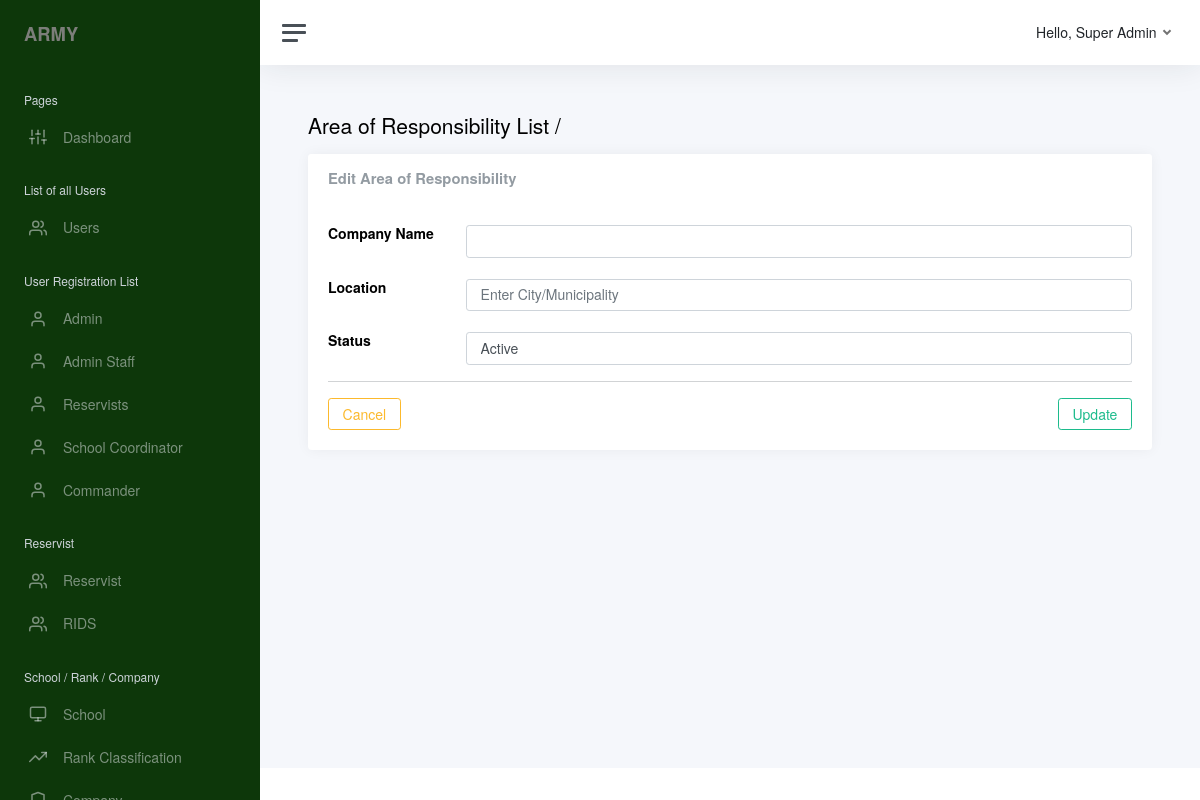
/admin_aor_view.php (signed in), run on the app's committed database.
### tables this page shows
CREATE TABLE `army_users` (
  `army_id` int(255) NOT NULL,
  `user_img` varchar(250) NOT NULL,
  `firstname` varchar(100) NOT NULL,
  `middle_name` varchar(100) NOT NULL,
  `lastname` varchar(100) NOT NULL,
  `username` varchar(100) NOT NULL,
  `email` varchar(100) NOT NULL,
  `password` varchar(1000) NOT NULL,
  `type` varchar(30) NOT NULL,
  `rank_id` int(100) NOT NULL,
  `company_id` int(100) NOT NULL,
  `afpsn` varchar(250) NOT NULL,
  `school_id` int(100) NOT NULL,
  `status` varchar(30) NOT NULL,
  `user_status` varchar(20) NOT NULL,
  `date_created` date DEFAULT NULL,
  `time_created` time(6) NOT NULL,
  `date_modified` date DEFAULT NULL,
  `time_modified` time(6) NOT NULL
);

### system_checker.php (called while the page is built, shortened)
<?php
require 'include/connect.php';
if (!empty($_SESSION["army_id"])) {
  $army_id     = $_SESSION["army_id"];
  $result      = mysqli_query($conn, "SELECT * FROM army_users WHERE army_id = $army_id");
  $row         = mysqli_fetch_assoc($result);
  $fn_public   = $row["firstname"];
  $ln_public   = $row["lastname"];
  $type        = $row["type"];
  $status      = $row["status"];
  $user_status = $row["user_status"];
  if ($user_status == 'active') {
    if ($type == 'sadmin') {
      $isSadmin = true;
    }
  } else {
    echo "<script> alert('Sorry, your account is inactive. Please wait for the approval'); </script>";
  }
} else {
  header("Location: bulletin.php");
}

### admin_aor_view.php (the view, shortened to what this page needs)
<?php
include 'system_checker.php';
$sel_active   = "";
$disabled = '';
?>
<!DOCTYPE html>
<html lang="en">
<?php include 'header_main.php' ?>
<body>
  <div class="wrapper">
    <div class="main">
      <?php include 'top_right_navigation.php' ?>
      <main class="content">
        <div class="container-fluid p-0">
          <h1 class="h3 mb-3"><a href="admin_aor.php" class="linked-navigation">Area of Responsibility List</a> /
            <?php echo $place ?></h1>
          <div class="row">
            <div class="col-12">
              <div class="card">
                <div class="card-header">
                  <?php if($isSadmin || $isAdmin || $isStaff) {
                  ?>
                    <h5 class="card-title mb-0">Edit Area of Responsibility</h5>
                  <?php }
                  ?>
                </div>
                <div class="card-body">
                  <form method="post" autocomplete="off">
                    <div class="row">
                      <div class="col-sm-2">
                        <h6 class="mb-0 flatpickr-weekwrapper"><strong>Company Name</strong></h6>
                      </div>
                      <div class="col-sm-10 text-secondary">
                      <select class="form-control" id="company_id" name="company_id" <?php echo $disabled ?>>
                      </select>
                      </div>
                    </div>
                    <br>
                    <div class="row">
                      <div class="col-sm-2">
                        <h6 class="mb-0 flatpickr-weekwrapper"><strong>Location</strong></h6>
                      </div>
                      <div class="col-sm-10 text-secondary">
                        <input type="text" class="form-control" id="place" name="place" value="<?php echo $place ?>" placeholder="Enter City/Municipality" <?php echo $disabled?>>
                      </div>
                    </div>
                    <br>
                    <div class="row">
                      <div class="col-sm-2">
                        <h6 class="mb-0 flatpickr-weekwrapper"><strong>Status</strong></h6>
                      </div>
                      <div class="col-sm-10 text-secondary">
                        <select class="form-control" id="status" value="<?php echo $status ?>" name="status" <?php echo $disabled?>>
                          <option value="active" <?php echo $sel_active ?>>Active</option>
                        </select>
                      </div>
                    </div>
                    <hr>
                    <div class="row">
                      <div class="col-6">
                        <a href="admin_aor.php" class="btn btn-md btn-outline-warning" style="float:left">Cancel</a>
                      </div>
                      <div class="col-6">
                            <?php if($isSadmin || $isAdmin) {
                            ?>
                        <button type="submit" name="update" class="btn btn-md btn-outline-success" style="float:right">Update</button>
                            <?php }
                            ?>
                      </div>
                    </div>
                  </form>
                </div>
              </div>
            </div>
          </div>
        </div>
      </main>
      <?php include 'system_controller/footer.php' ?>
    </div>
  </div>
</body>
</html>

### top_right_navigation.php (shortened to what this page needs)
<nav id="top-nav" class="navbar navbar-expand navbar-light navbar-bg">
    <a class="sidebar-toggle js-sidebar-toggle">
        <i class="hamburger align-self-center"></i>
    </a>
    <div class="navbar-collapse collapse">
        <ul class="navbar-nav navbar-align">
            <li class="nav-item dropdown">
                <a class="nav-link dropdown-toggle d-none d-sm-inline-block" href="#" data-bs-toggle="dropdown">
                    <span class="text-dark">Hello, <?php echo $rank_public . ' ' .$fn_public . ' ' . $ln_public?></span>
                </a>
            </li>
        </ul>
    </div>
</nav>

### css/print.css (style rules this page uses)
.card { margin: -2rem; margin-left: -2rem; margin-right: -2rem; }
body, .content { background-color: white; }
footer, head, #sidebar, #top-nav, .header-dash { display: none; }

### data on the page
army_users: firstname "Super", lastname "Admin", status "Active"
